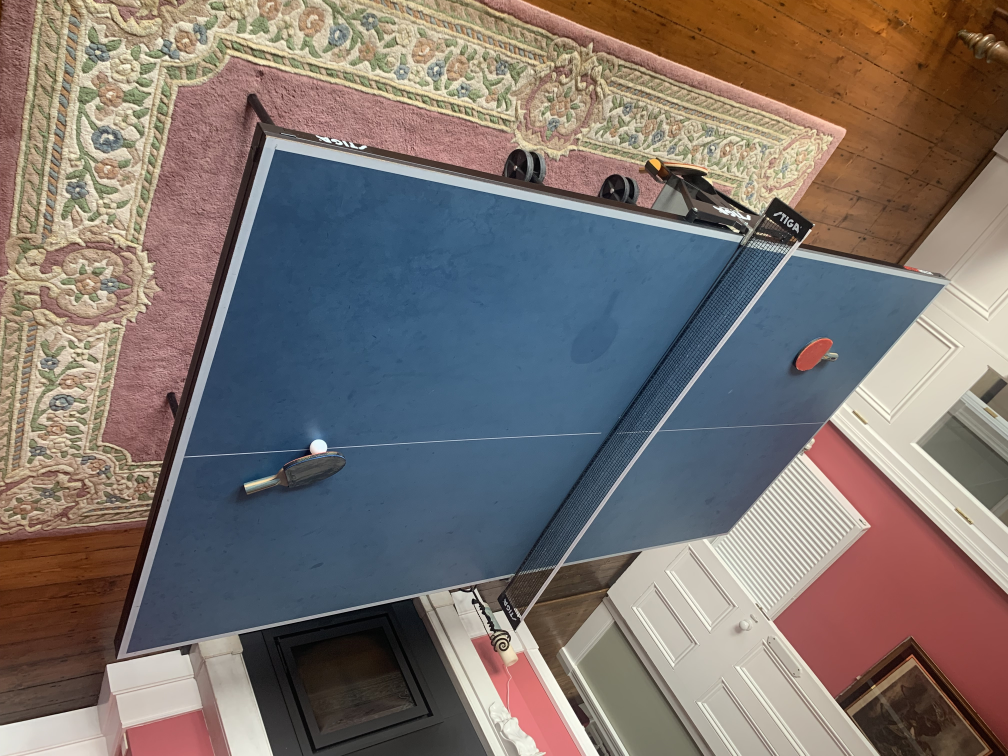
#> input picture Techniques/Part_II/Table3.jpg, 4032 x 3024 px, found by its file name (shown at 1/4 size)
$ python PerspectiveTransformation.py
#> lines starting #> are read from the running program, lines starting #| are printed output that depends on the picture; after the words box and inside, x2 and y2 are one past the last pixel; in counts of white or black regions, pixels touching at a corner belong together
import cv2
import numpy as np
from itertools import combinations

def rescaleFrame(frame, scale):
    width = int(frame.shape[1] * scale)
    height = int(frame.shape[0] * scale)
    dimensions = (width, height)
    return cv2.resize(frame, dimensions, interpolation=cv2.INTER_AREA)

def applyPerspectiveTransform(img):
    # Source points
    pts1 = np.float32([[0, 0], [0, 0], [0, 0], [0, 0]])
    # Destination points
    pts2 = np.float32([[0, 0], [100, 0], [0, 100], [100, 100]])
    # Compute the perspective transform matrix
    M = cv2.getPerspectiveTransform(pts1, pts2)
    # Apply the perspective transformation to the image
    warped_img = cv2.warpPerspective(img, M, (img.shape[1], img.shape[0]))
    return warped_img

# Load the image
image = cv2.imread("Techniques\Part_II\Table3.jpg")
#> image is the input picture: shape (3024, 4032, 3); mean B, G, R 110.7, 114.5, 123.3

# Convert the image to HSV
hsv = cv2.cvtColor(image, cv2.COLOR_BGR2HSV)
#> hsv: shape (3024, 4032, 3); mean H, S, V 48, 89.4, 139.2

# Define the range for blue color in HSV
# These values may need tweaking depending on the exact shade of blue of your table
lower_blue = np.array([90, 50, 50])
upper_blue = np.array([140, 255, 255])

# Threshold the HSV image to get only blue colors
mask = cv2.inRange(hsv, lower_blue, upper_blue)
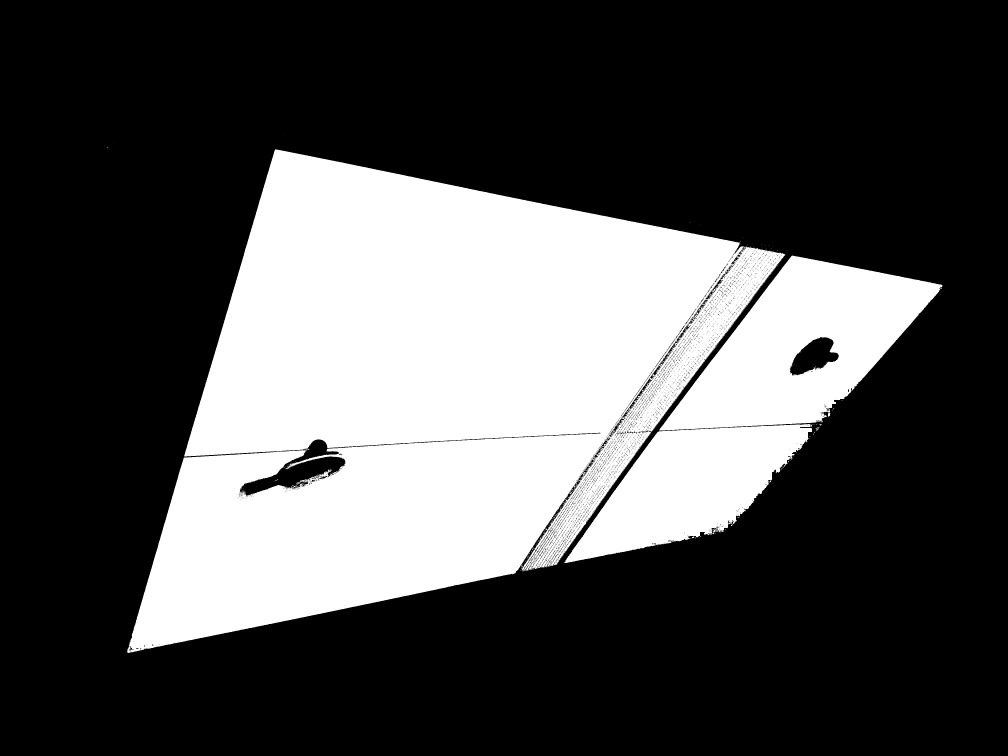
#> mask: shape (3024, 4032) (shown at 1/4 size); 30.4% white; 416 white regions (402 under 20 px), largest, box (x1, y1, x2, y2) and area: (509, 597, 3141, 2612) 3019204, (2637, 1022, 3772, 1722) 400259, (2257, 1696, 3248, 2252) 280643

# Bitwise-AND mask and original image to isolate the blue table
res = cv2.bitwise_and(image, image, mask=mask)

# Dilate the image
kernel = np.ones((5, 5), np.uint8)
res = cv2.dilate(res, kernel, iterations=1)

gray = cv2.cvtColor(res, cv2.COLOR_BGR2GRAY)

# Create a blank image with the same dimensions as 'img'
blank_image = np.zeros((res.shape[0], res.shape[1], 3), dtype=np.uint8)

# Dilate the image
kernel = np.ones((5, 5), np.uint8)
gray = cv2.dilate(gray, kernel, iterations=10)

ret,thresh = cv2.threshold(gray,50,255,0)
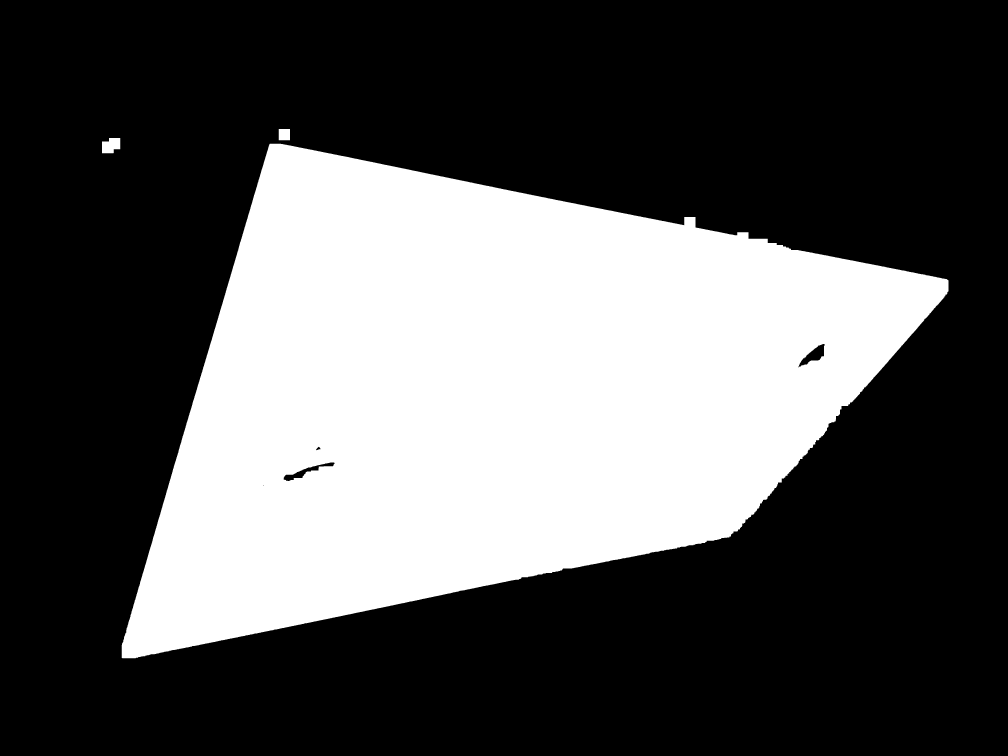
#> thresh: shape (3024, 4032) (shown at 1/4 size); 33.3% white; 3 white regions
contours,hierarchy = cv2.findContours(thresh, 1, 2)
#> contours = 8 contours, 2 with area under 20; largest, box (x1, y1, x2, y2) and area: (487, 575, 3794, 2633) 4059872, (3193, 1375, 3300, 1470) 4006, (1134, 1849, 1339, 1925) 3742, (408, 552, 481, 613) 3512, (1115, 516, 1160, 561) 1936, (1263, 1786, 1283, 1802) 146
print("Number of contours detected:", len(contours))
#| Number of contours detected: 8

max_area = 0
largest_rectangle_contour = None

# Iterate through the contours to find the largest rectangle
for cnt in contours:
    approx = cv2.approxPolyDP(cnt, 0.01*cv2.arcLength(cnt, True), True)
    if len(approx) == 4:
        area = cv2.contourArea(cnt)
        if area > max_area:
            max_area = area
            largest_rectangle_contour = cnt
#> this loop made 8 passes
#> (approx, area, max_area) on pass 6: ([[487, 2631], [2916, 2149], [3793, 1121], [1079, 575]], 4059872.5, 4059872.5)
#> after the loop, largest_rectangle_contour = contour of 3605 points, box (x1, y1, x2, y2) (487, 575, 3794, 2633), area 4059872; max_area = 4059872.5

# Draw the largest rectangle on the blank image
if largest_rectangle_contour is not None:
    blank_image = cv2.drawContours(blank_image, [largest_rectangle_contour], -1, (0,255,0), 3)
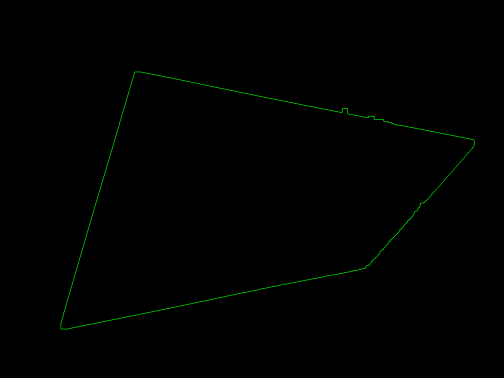
#> blank_image: shape (3024, 4032, 3) (shown at 1/8 size); mean of channels 0, 1, 2 0, 0.9, 0; drawn as B, G, R

# Detect corners
corners = cv2.goodFeaturesToTrack(cv2.cvtColor(blank_image, cv2.COLOR_BGR2GRAY), 100, 0.01, 10)
#> corners = 100 rows, first 8: [490, 2629], [2920, 2142], [2930, 2130], [2948, 2122], [2956, 2114], [2971, 2096], [2984, 2080], [2994, 2073]
corners = np.int0(corners)

# Function to compute the area of a quadrilateral given its vertices
def compute_area(corner_set):
    return cv2.contourArea(np.array(corner_set))

# Find the combination of four corners that form the largest area
max_area = 0
best_combination = []
for comb in combinations(corners, 4):
    area = compute_area(comb)
    if area > max_area:
        max_area = area
        best_combination = comb
#> this loop made 3921225 passes
#> (area, max_area) on passes 1 to 8: (17414, 17414), (25178, 25178), (43395.5, 43395.5), (59672, 59672), (65717, 65717), (77113.5, 77113.5), (123281, 123281), (138587, 138587)
#> after the loop, max_area = 3915290

# Draw the selected corners
for corner in best_combination:
    x, y = corner.ravel()
    cv2.circle(image, (x,y), 20, (0,0,255), -1)
#> this loop made 4 passes
#> (x, y) on passes 1 to 4: (490, 2629), (2920, 2142), (3785, 1174), (1080, 578)

# Apply perspective transformation to the image
warped_img = applyPerspectiveTransform(image)
#> in applyPerspectiveTransform, `M = cv2.getPerspectiveTransform(pts1, pts2)`: M = [[3.5e-17, 2.13e-17, 1.29e-32], [-0.707, 5.79e-17, -1.29e-32], [0.707, -2.12e-18, -6.89e-33]]
#> in applyPerspectiveTransform, `warped_img = cv2.warpPerspective(img, M, (img.shape[1], img.shape[0]))`:
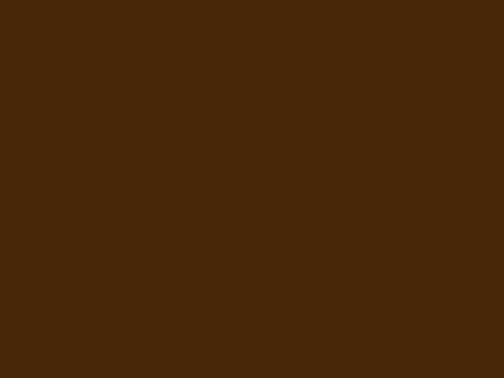
#> warped_img: shape (3024, 4032, 3) (shown at 1/8 size); mean B, G, R 8, 38, 73


cv2.imshow("Shapes with Corners", rescaleFrame(image, 0.25))
#> in rescaleFrame, `return cv2.resize(frame, dimensions, interpolation=cv2.INTER_AREA)`:
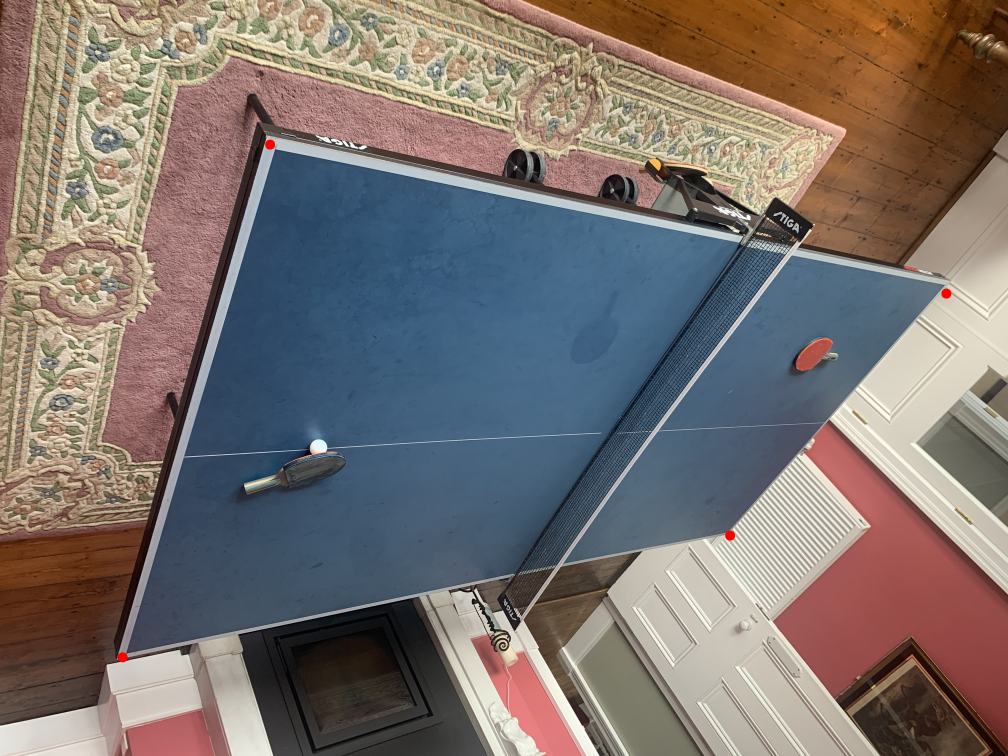
#> returned value: shape (756, 1008, 3); mean of channels 0, 1, 2 110.7, 114.4, 123.4; drawn as B, G, R
cv2.waitKey(0)
cv2.destroyAllWindows()

$ run again, with Techniques/Part_II/Table2.jpg copied over Techniques/Part_II/Table3.jpg
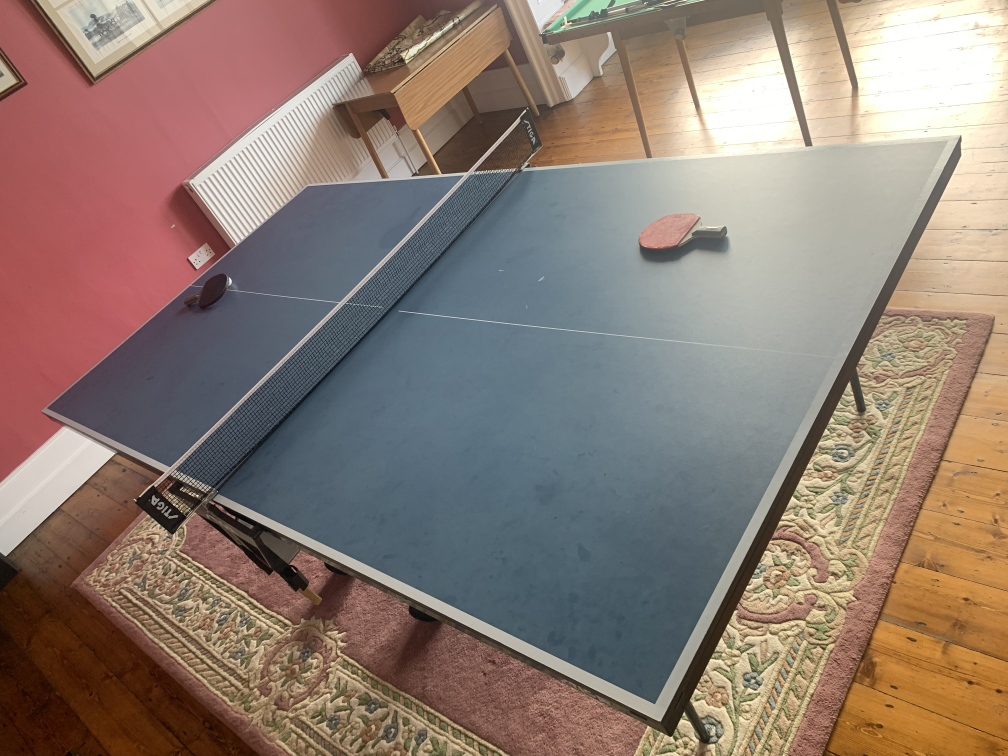
#> input picture Techniques/Part_II/Table2.jpg, 4032 x 3024 px, found by its file name (shown at 1/4 size)
#> image is the input picture: shape (3024, 4032, 3); mean B, G, R 113.9, 123.8, 141.5
#> hsv: shape (3024, 4032, 3); mean H, S, V 49.4, 79.3, 148.9
#> `mask = cv2.inRange(hsv, lower_blue, upper_blue)`:
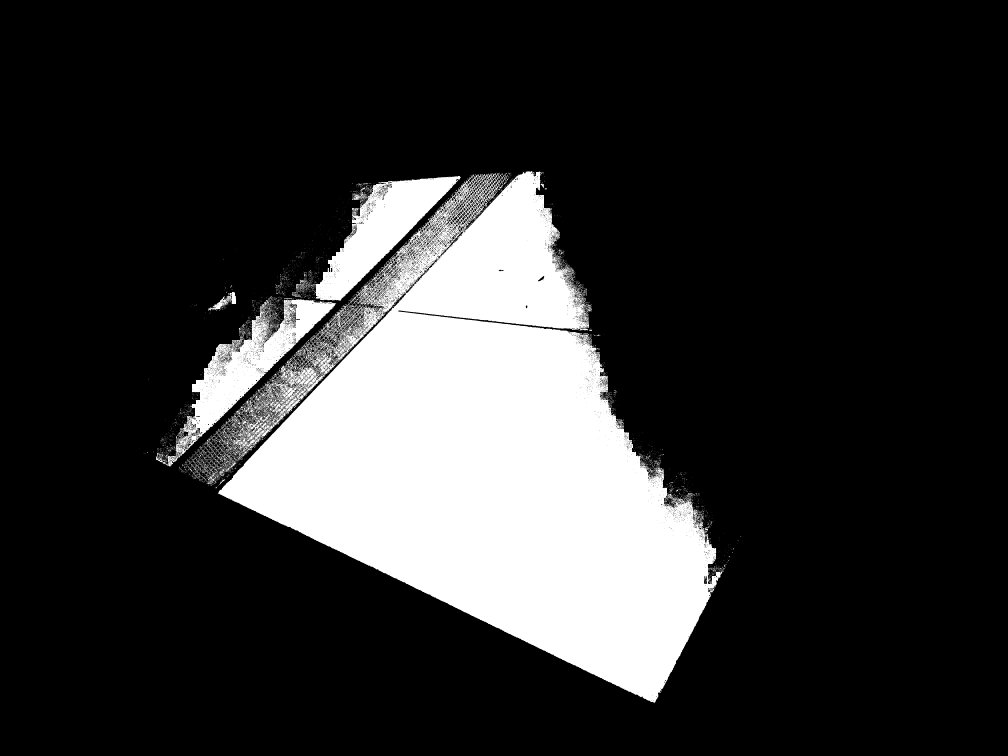
#> mask: shape (3024, 4032) (shown at 1/4 size); 19.3% white; 4948 white regions (4816 under 20 px), largest, box (x1, y1, x2, y2) and area: (794, 685, 2889, 2813) 2119026, (1255, 704, 1844, 1203) 106063, (624, 1196, 1345, 1866) 105195
#> thresh: shape (3024, 4032); 24% white; 5 white regions
#> contours = 8 contours, 1 with area under 20; largest, box (x1, y1, x2, y2) and area: (536, 663, 2987, 2835) 2896118, (794, 1119, 970, 1295) 18246, (570, 1493, 616, 1539) 2024, (872, 1016, 918, 1062) 2024, (920, 976, 965, 1021) 1936, (1271, 958, 1296, 988) 314, (1314, 886, 1332, 894) 117
#| Number of contours detected: 8
#> the loop `for cnt in contours:` made 8 passes
#> (approx, area, max_area) on pass 1: ([[570, 1493], [570, 1538], [615, 1538], [615, 1494]], 2024.5, 2024.5)
#> after the loop `for cnt in contours:`: largest_rectangle_contour = [[570, 1493], [570, 1538], [615, 1538], [615, 1494], [614, 1493]]; max_area = 2024.5
#> corners = [[612, 1535], [573, 1535], [612, 1496], [573, 1496]]
#> the loop `for comb in combinations(corners, 4):` made 1 pass
#> (comb, area) on pass 1: (([[612, 1535]], [[573, 1535]], [[612, 1496]], [[573, 1496]]), 0)
#> after the loop `for comb in combinations(corners, 4):`: best_combination = []; max_area = 0
#> M = [[3.5e-17, 2.13e-17, 1.29e-32], [-0.707, 5.79e-17, -1.29e-32], [0.707, -2.12e-18, -6.89e-33]]
#> in rescaleFrame, `return cv2.resize(frame, dimensions, interpolation=cv2.INTER_AREA)`:
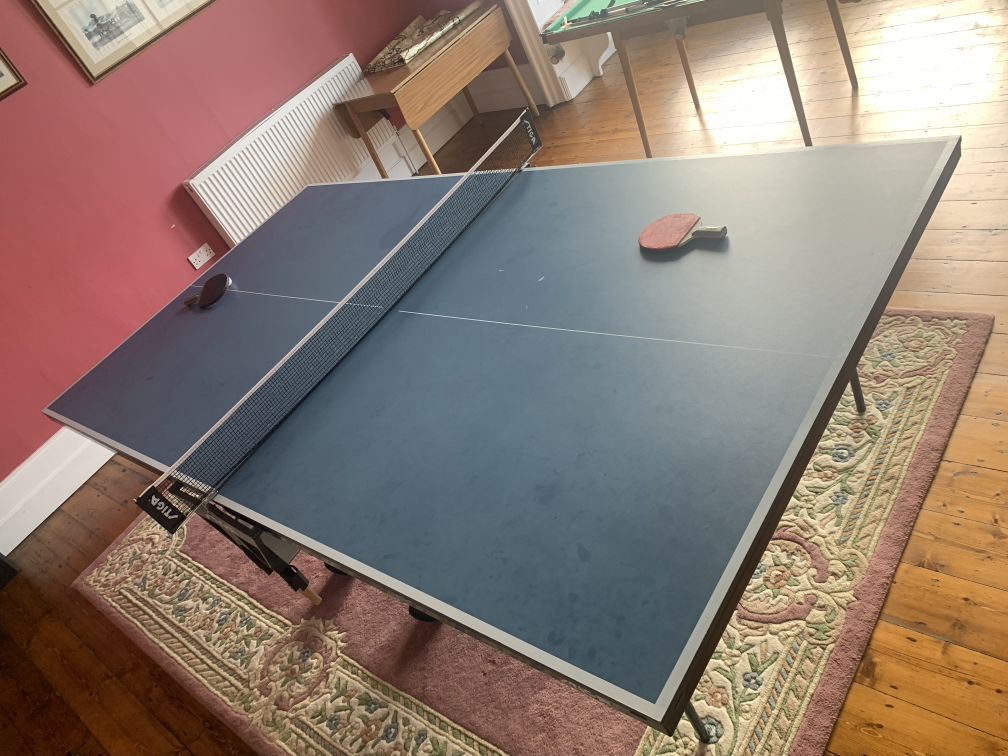
#> returned value: shape (756, 1008, 3); mean of channels 0, 1, 2 113.9, 123.8, 141.5; drawn as B, G, R
